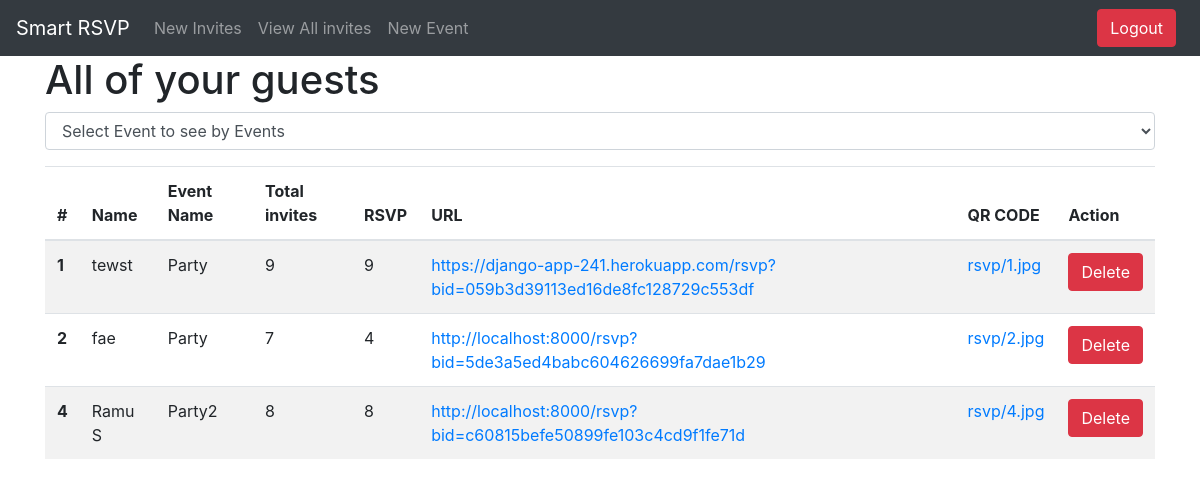
The page /viewAll (signed in) on the database as committed earlier.
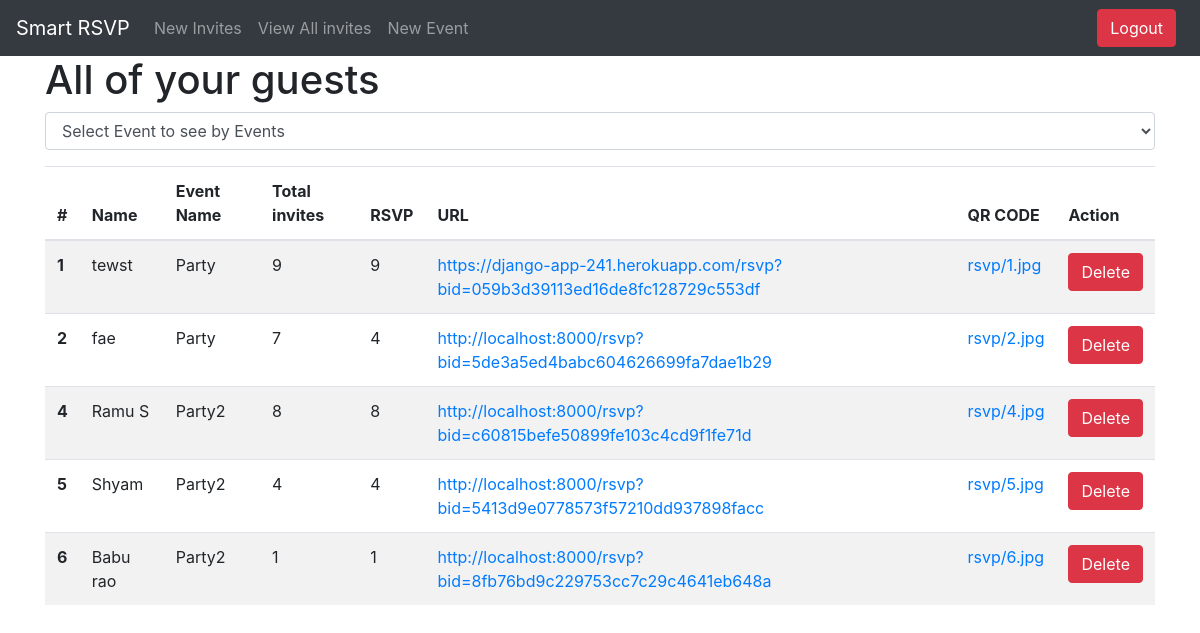
The same page on the database as committed later.
### rsvp/models.py (models this page shows)
class Booking(models.Model):
    booking_id = models.AutoField(primary_key=True)
    user = models.ForeignKey(settings.AUTH_USER_MODEL, on_delete=models.CASCADE, default=1)
    event = models.ForeignKey(Event, on_delete=models.CASCADE)
    guest_name = models.CharField(max_length=300)
    max_rsvp = models.IntegerField()
    done_rsvp = models.IntegerField()
    digest = models.CharField(max_length=35)
    url = models.CharField(max_length=250)
    qrcode = models.ImageField(upload_to="rsvp", default="")

class Event(models.Model):
    event_id = models.AutoField(primary_key=True)
    event_name = models.CharField(max_length=200)
    event_desc = models.CharField(max_length=500)
    user = models.ForeignKey(settings.AUTH_USER_MODEL, on_delete=models.CASCADE, default=1)

### rsvp/views.py (the view, shortened to what this page needs)
# urls.py: path("viewAll", views.viewAll, name="viewAll"),
def viewAll(request):
    if request.user.is_authenticated:
        user = request.user
        id = request.GET.get('eid')
        all_bookings = Booking.objects.all().filter(user=user)
        events = Event.objects.all().filter(user=user)
        params = { 'all': all_bookings, 'events': events }
        return render(request, 'viewAll.html', params)
    else:
        return redirect('register_login')

### rsvp/templates/viewAll.html (shortened to what this page needs)
{% extends 'base.html' %}
{%block body%}
   <div class="container">
      <h1>All of your guests</h1>
       <div class="form-group">
            <select class="form-control" id="select" name="event_id" onchange="selectListener();">
                <option value="all">Select Event to see by Events</option>
            </select>
       </div>
       <table class="table table-striped">
          <thead>
            <tr>
              <th scope="col">#</th>
              <th scope="col">Name</th>
              <th scope="col">Event Name</th>
              <th scope="col">Total invites</th>
              <th scope="col">RSVP</th>
              <th scope="col">URL</th>
              <th scope="col">QR CODE</th>
              <th scope="col">Action</th>
            </tr>
          </thead>
          <tbody>
          {% for item in all %}
            <tr>
              <th scope="row">{{ item.booking_id }}</th>
              <td>{{ item.guest_name }}</td>
              <td>{{ item.event.event_name }}</td>
              <td>{{ item.max_rsvp }}</td>
              <td>{{ item.done_rsvp }}</td>
              <td><a href="{{ item.url }}" target="_blank">{{ item.url }}</a></td>
              <td><a href="/media/{{ item.qrcode }}" target="_blank">{{ item.qrcode }}</a> </td>
              <td><a class="btn btn-danger" href="/delete?b_id={{ item.booking_id }}">Delete</a> </td>
            </tr>
          {% endfor %}
          </tbody>
        </table>
</div>
{% endblock %}

Rows that differ between the two databases and show on the page:
added Booking: booking_id "5", guest_name "Shyam", event.event_name "Party2", max_rsvp "4", done_rsvp "4", url "http://localhost:8000/rsvp?bid=5413d9e0778573f57210dd937898facc", qrcode "rsvp/5.jpg"
added Booking: booking_id "6", guest_name "Babu rao", event.event_name "Party2", max_rsvp "1", done_rsvp "1", url "http://localhost:8000/rsvp?bid=8fb76bd9c229753cc7c29c4641eb648a", qrcode "rsvp/6.jpg"
